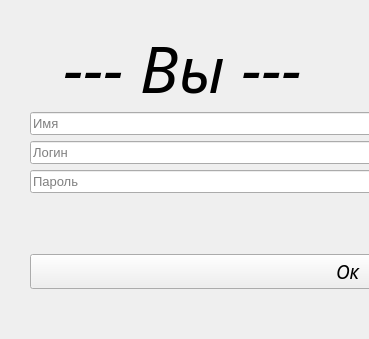
<?xml version="1.0" encoding="UTF-8"?>
<ui version="4.0">
 <class>Form</class>
 <widget class="QWidget" name="Form">
  <property name="geometry">
   <rect>
    <x>0</x>
    <y>0</y>
    <width>369</width>
    <height>339</height>
   </rect>
  </property>
  <property name="windowTitle">
   <string>Регистрация</string>
  </property>
  <widget class="QWidget" name="layoutWidget">
   <property name="geometry">
    <rect>
     <x>30</x>
     <y>30</y>
     <width>635</width>
     <height>279</height>
    </rect>
   </property>
   <layout class="QVBoxLayout" name="verticalLayout">
    <item>
     <spacer name="verticalSpacer_3">
      <property name="orientation">
       <enum>Qt::Vertical</enum>
      </property>
      <property name="sizeHint" stdset="0">
       <size>
        <width>20</width>
        <height>40</height>
       </size>
      </property>
     </spacer>
    </item>
    <item>
     <widget class="QLabel" name="label_name">
      <property name="font">
       <font>
        <family>Monotype Corsiva</family>
        <pointsize>48</pointsize>
        <italic>true</italic>
       </font>
      </property>
      <property name="text">
       <string>  --- Вы ---  </string>
      </property>
     </widget>
    </item>
    <item>
     <spacer name="verticalSpacer_2">
      <property name="orientation">
       <enum>Qt::Vertical</enum>
      </property>
      <property name="sizeHint" stdset="0">
       <size>
        <width>20</width>
        <height>40</height>
       </size>
      </property>
     </spacer>
    </item>
    <item>
     <widget class="QLineEdit" name="lineEdit_for_nik">
      <property name="font">
       <font>
        <pointsize>10</pointsize>
       </font>
      </property>
      <property name="inputMask">
       <string/>
      </property>
      <property name="maxLength">
       <number>32767</number>
      </property>
      <property name="placeholderText">
       <string>Имя</string>
      </property>
     </widget>
    </item>
    <item>
     <widget class="QLineEdit" name="lineEdit_for_login">
      <property name="font">
       <font>
        <pointsize>10</pointsize>
       </font>
      </property>
      <property name="placeholderText">
       <string>Логин</string>
      </property>
     </widget>
    </item>
    <item>
     <widget class="QLineEdit" name="lineEdit_for_password">
      <property name="font">
       <font>
        <pointsize>10</pointsize>
       </font>
      </property>
      <property name="placeholderText">
       <string>Пароль</string>
      </property>
     </widget>
    </item>
    <item>
     <widget class="QLabel" name="label_for_error">
      <property name="font">
       <font>
        <family>Monotype Corsiva</family>
        <pointsize>16</pointsize>
        <italic>true</italic>
       </font>
      </property>
      <property name="text">
       <string/>
      </property>
     </widget>
    </item>
    <item>
     <widget class="QLabel" name="label">
      <property name="text">
       <string/>
      </property>
     </widget>
    </item>
    <item>
     <spacer name="verticalSpacer_4">
      <property name="orientation">
       <enum>Qt::Vertical</enum>
      </property>
      <property name="sizeHint" stdset="0">
       <size>
        <width>20</width>
        <height>40</height>
       </size>
      </property>
     </spacer>
    </item>
    <item>
     <widget class="QPushButton" name="pushButton">
      <property name="font">
       <font>
        <family>Monotype Corsiva</family>
        <pointsize>14</pointsize>
        <italic>true</italic>
       </font>
      </property>
      <property name="text">
       <string>Ок</string>
      </property>
     </widget>
    </item>
    <item>
     <spacer name="horizontalSpacer">
      <property name="orientation">
       <enum>Qt::Horizontal</enum>
      </property>
      <property name="sizeHint" stdset="0">
       <size>
        <width>40</width>
        <height>20</height>
       </size>
      </property>
     </spacer>
    </item>
   </layout>
  </widget>
 </widget>
 <resources/>
 <connections/>
</ui>
